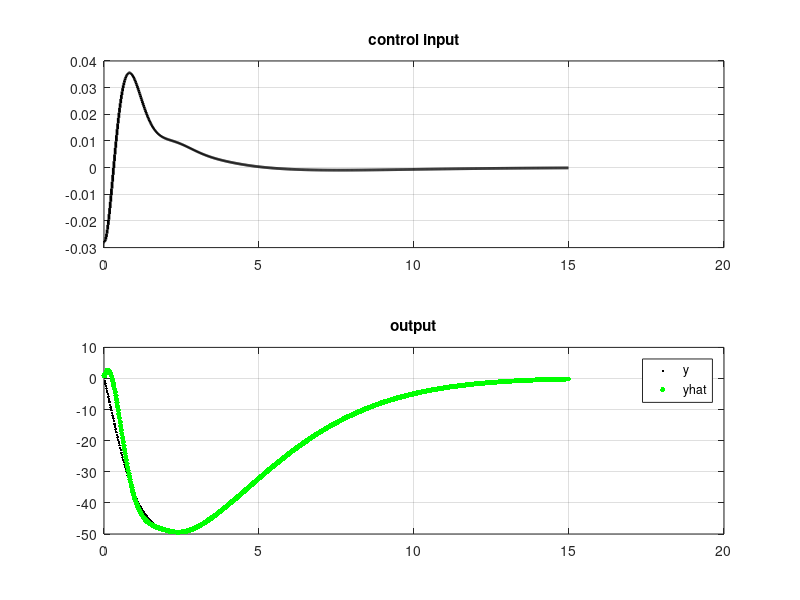
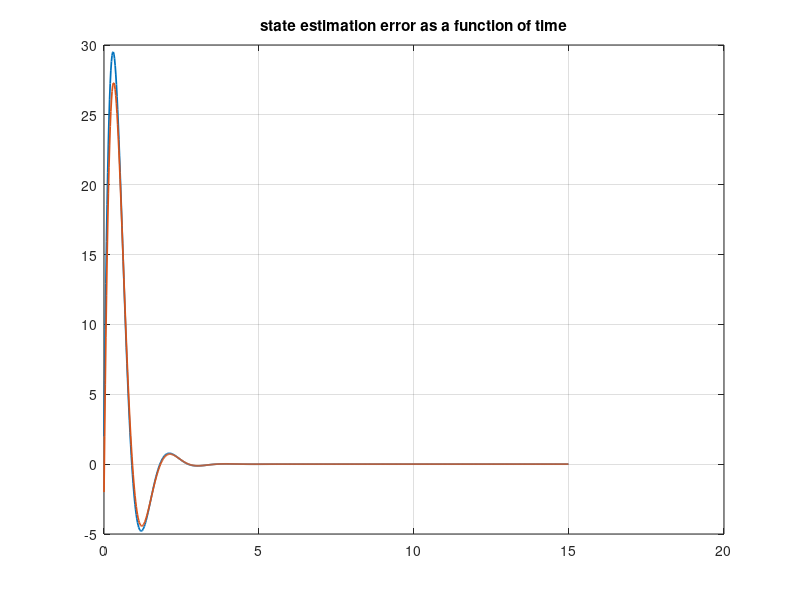

MATLAB code to generate these figures, in order:
clear all; clc;
%state feedback controller
A=[0 1; -.998 1.998];
B=[0 1]';
C=[.1998 .2005];
D=0;

zstar=[.992+.00384i,.992-.00384i];
K=acker(A,B,zstar)
A_CL=A-B*K
eig(A_CL)

betastar=[.9584+.06651i,.9584-.06651i];
L=acker(A',C',betastar)'

fs = 50;
T=1/fs;

y0=1;
x0=[1;-1];
N=750;
t=(0:T:(N-1)*T)';

y=zeros(1,N);
yhat=zeros(1,N);
x=zeros(2,N);
xhat=zeros(2,N);
u=zeros(1,N);

y(1)=y0;
yhat(1)=y0;
x(:,1)=x0
xhat(:,1)=[-1 1]';
u(1)=-K*xhat(:,1);

for k = 2:N
    x(:,k)=A*x(:,k-1)+B*(u(k-1));
    xhat(:,k)=A*xhat(:,k-1)+B*u(k-1)-L*(yhat(k-1)-y(k-1));
    u(k)=-K*xhat(:,k);
    yhat(k)=C*xhat(:,k)+D*u(k);
    y(k) = C*x(:,k)+D*u(k);
end
figure
subplot(211),stairs(t,u,'k-','linewi',2),grid on
title('control input')
subplot(212),plot(t,y,'k.',t,yhat,'g.','markersize',12),grid on
title('output')
legend('y','yhat')

%plot error
figure
plot(t,xhat(2,:)-x(2,:),'linewi',1.25)
grid on
hold on
plot(t,xhat(1,:)-x(1,:),'linewi',1.25)
title('state estimation error as a function of time')
hold on











